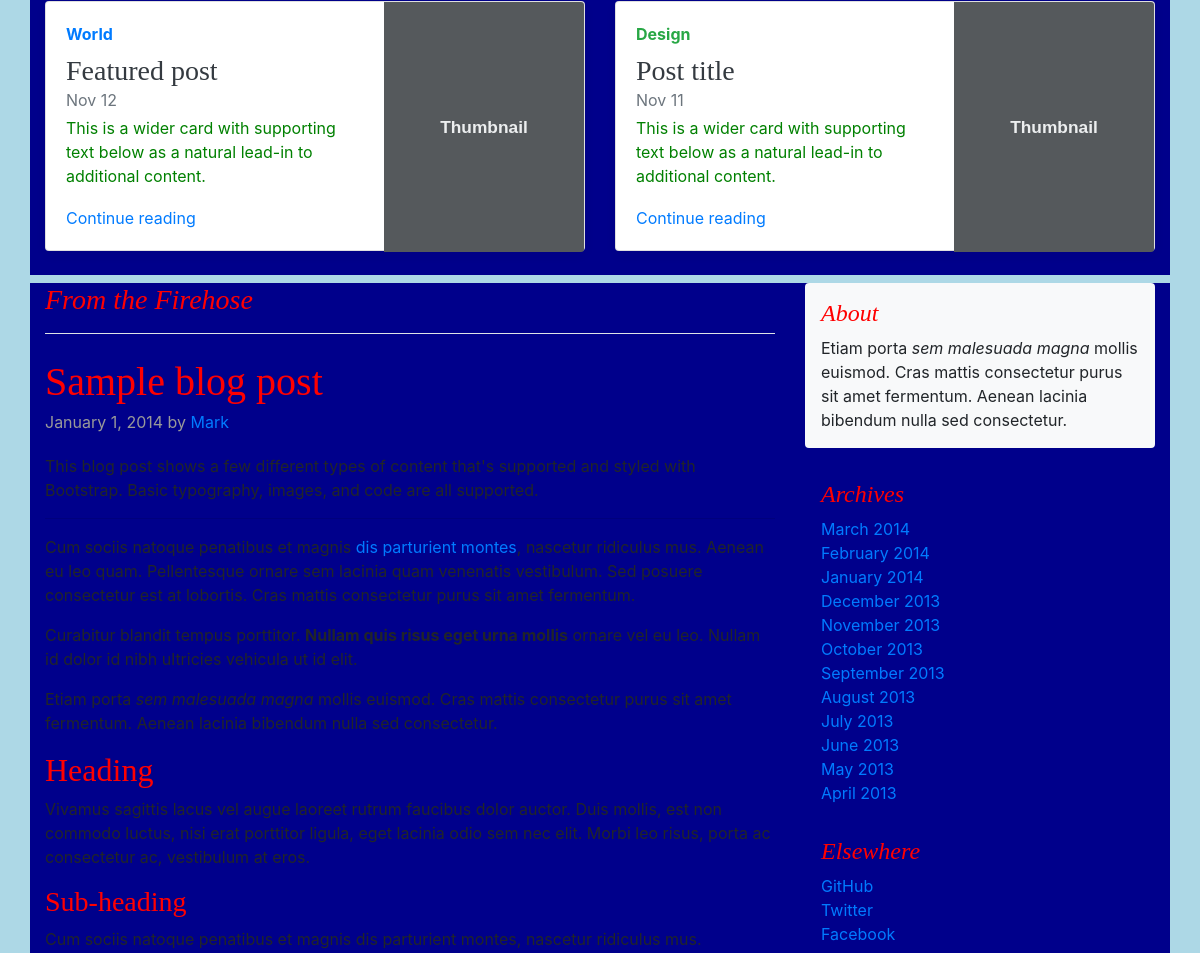
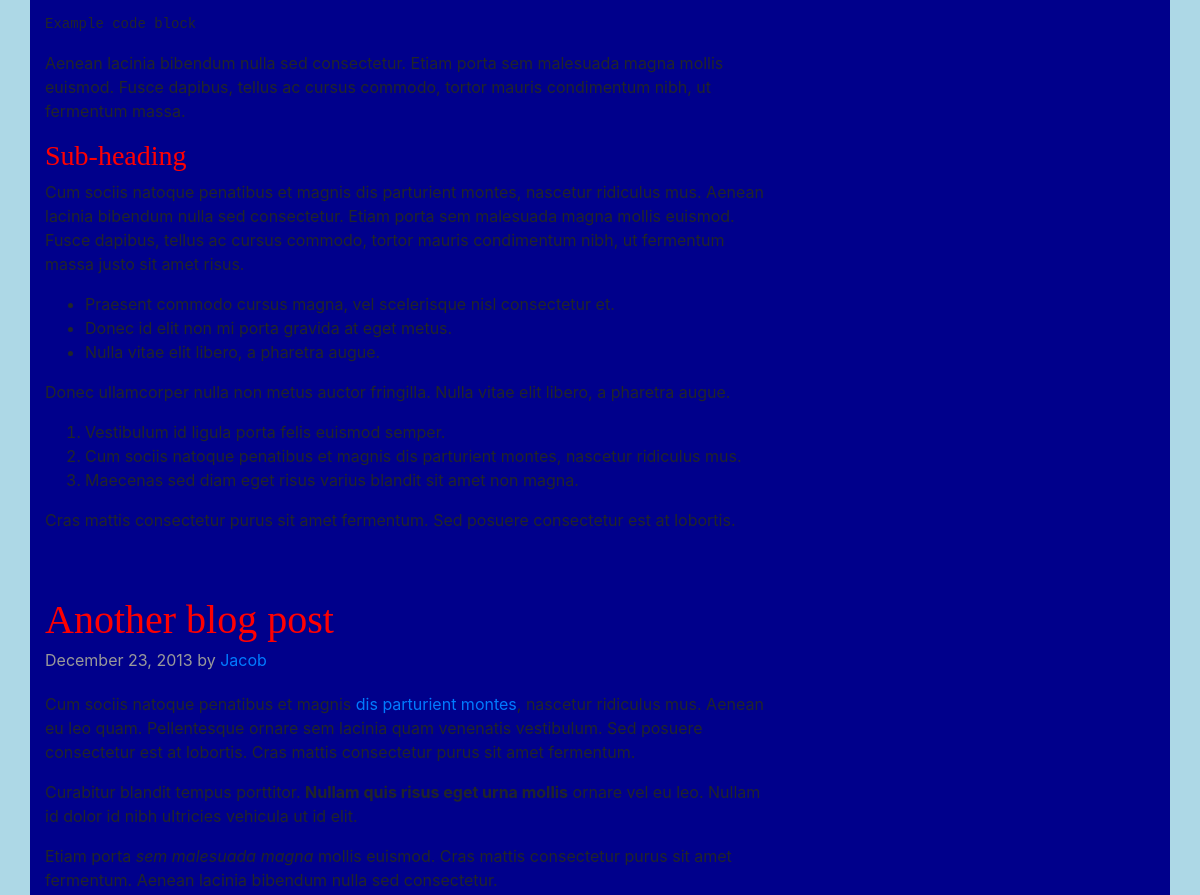
Before: / (middle part) with the older database file (2 pictures, top to bottom).
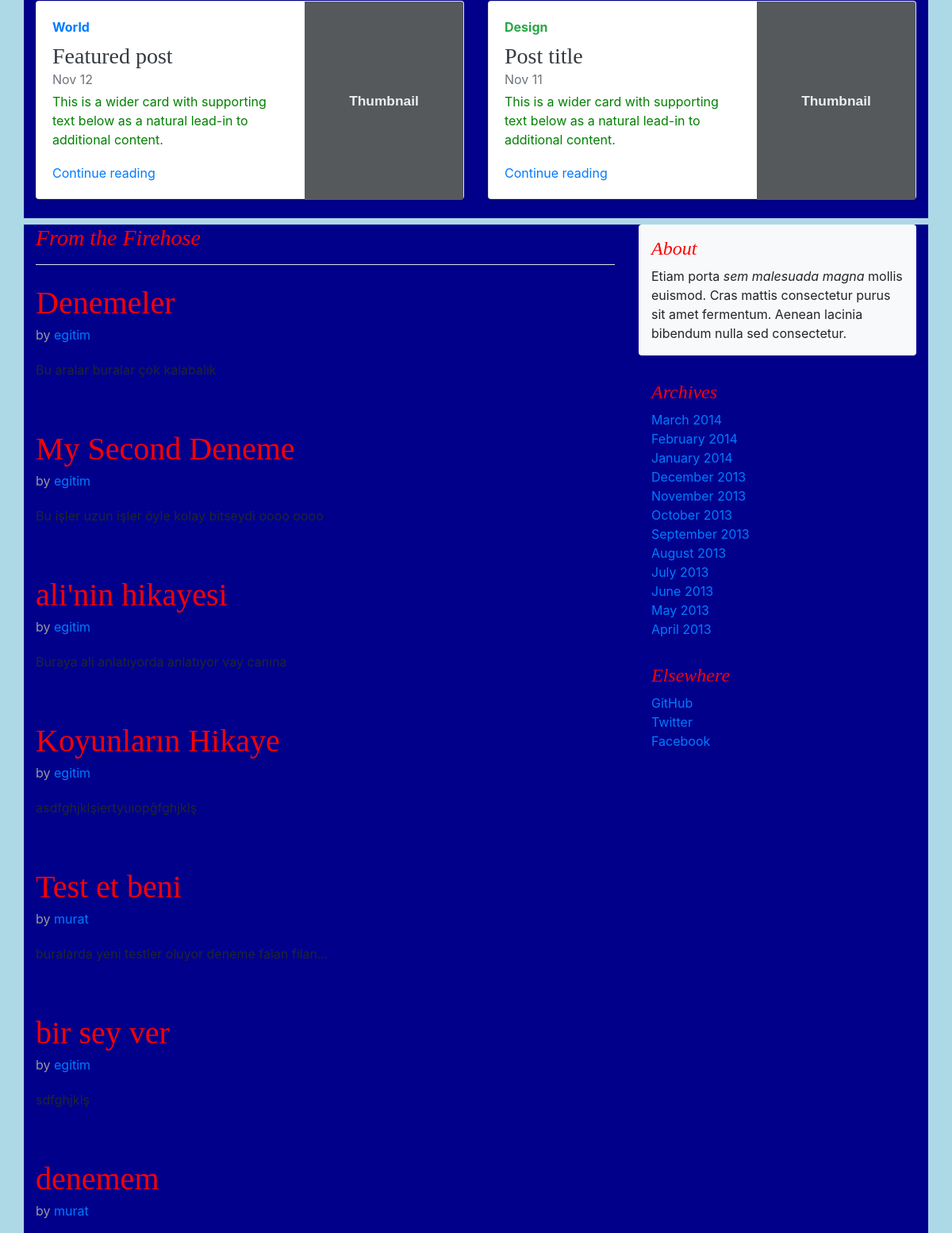
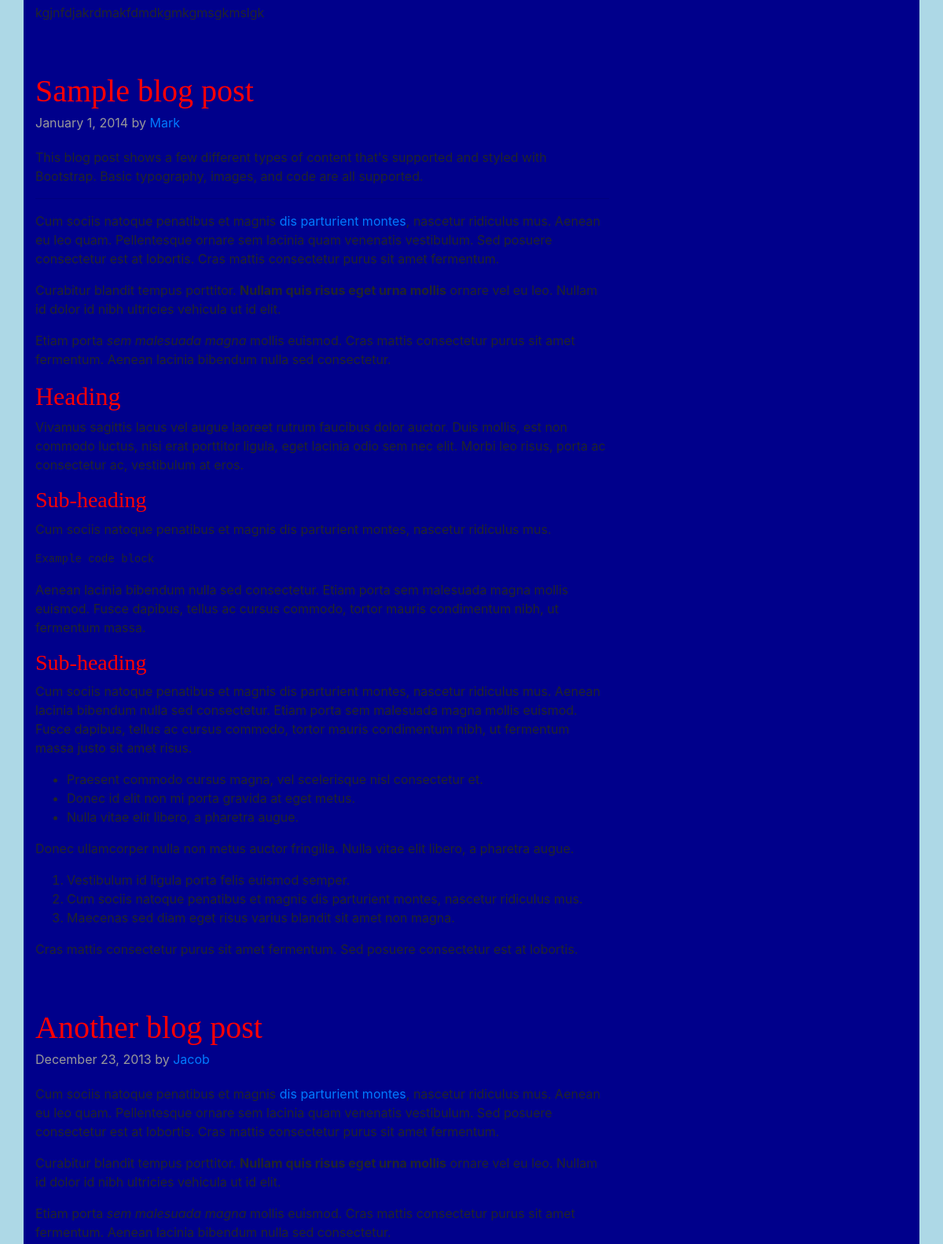
After: the same page with the newer database file (2 pictures, top to bottom).
### blog/models.py (models this page shows, shortened)
class Blog(models.Model):
    slug = models.SlugField(max_length=80, null=True, blank=True, help_text=u"Link otomatik alinir, Lutfen Degistirmeyiniz!")
    title = models.CharField(max_length=255, null=True, blank=True)
    author = models.ForeignKey(AUTH_USER_MODEL)
    content = models.TextField(help_text='Bu Alan Bos Birakilamaz!')
    create_time = models.DateTimeField(auto_now_add=True)
    update_time = models.DateTimeField(auto_now_add=True)
    image = models.ImageField(upload_to='BlogResimleri/%Y/%m/%d', default='BlogResimleri/blog.png')
    video = models.FileField(upload_to='Videos/%Y/%m/%d', blank=True)
    link = models.URLField(blank=True)

### users/models.py (models this page shows)
class User(AbstractUser):
    adres = models.CharField(max_length=255, null=True, blank=True)
    telefon = models.CharField(max_length=255, null=True, blank=True)
    biografi = models.TextField()
    github = models.URLField()
    linkedin = models.URLField()
    resim = models.ImageField(upload_to='KullaniciResimleri/%Y/%m/%d', default='KullaniciResimleri/resim.png')

### blog/views.py (the view)
# urls.py: url(r'^$', views.index , name='index'),
def index(request):
    posts = Blog.objects.filter(create_time__lte=timezone.now()).order_by('create_time')
    return render(request, 'index.html',{'posts': posts})

### templates/index.html (shortened to what this page needs)
{% load staticfiles %}
<html lang="tr">
  <head>
    <link href="/static/dist/css/bootstrap.min.css" rel="stylesheet">
    <link href="/static/blog.css" rel="stylesheet">
  </head>
  <body>
    <div class="container">
      <div class="row mb-2">
        <div class="col-md-6">
          <div class="card flex-md-row mb-4 box-shadow h-md-250">
            <div class="card-body d-flex flex-column align-items-start">
              <strong class="d-inline-block mb-2 text-primary">World</strong>
              <h3 class="mb-0">
                <a class="text-dark" href="#">Featured post</a>
              </h3>
              <div class="mb-1 text-muted">Nov 12</div>
              <p class="card-text mb-auto">This is a wider card with supporting text below as a natural lead-in to additional content.</p>
              <a href="#">Continue reading</a>
            </div>
            <img class="card-img-right flex-auto d-none d-md-block" data-src="holder.js/200x250?theme=thumb" alt="Card image cap">
          </div>
        </div>
        <div class="col-md-6">
          <div class="card flex-md-row mb-4 box-shadow h-md-250">
            <div class="card-body d-flex flex-column align-items-start">
              <strong class="d-inline-block mb-2 text-success">Design</strong>
              <h3 class="mb-0">
                <a class="text-dark" href="#">Post title</a>
              </h3>
              <div class="mb-1 text-muted">Nov 11</div>
              <p class="card-text mb-auto">This is a wider card with supporting text below as a natural lead-in to additional content.</p>
              <a href="#">Continue reading</a>
            </div>
            <img class="card-img-right flex-auto d-none d-md-block" data-src="holder.js/200x250?theme=thumb" alt="Card image cap">
          </div>
        </div>
      </div>
    </div>
    <main role="main" class="container">
      <div class="row">
        <div class="col-md-8 blog-main">
          <h3 class="pb-3 mb-4 font-italic border-bottom">
            From the Firehose
          </h3>
          {% for i in posts %}
          <div class="blog-post">
            <a href="{%url 'detay' i.slug%}">
                <h2 class="blog-post-title">
                    {{i.title}}
                </h2>
            </a>
            <p class="blog-post-meta">{{i.create_date}} by <a href="#">{{i.author}}</a></p>
            <p>{{i.content}}</p>
          </div>
          {% endfor %}
          <div class="blog-post">
            <h2 class="blog-post-title">Sample blog post</h2>
            <p class="blog-post-meta">January 1, 2014 by <a href="#">Mark</a></p>
            <p>This blog post shows a few different types of content that's supported and styled with Bootstrap. Basic typography, images, and code are all supported.</p>
            <hr>
            <p>Cum sociis natoque penatibus et magnis <a href="#">dis parturient montes</a>, nascetur ridiculus mus. Aenean eu leo quam. Pellentesque ornare sem lacinia quam venenatis vestibulum. Sed posuere consectetur est at lobortis. Cras mattis consectetur purus sit amet fermentum.</p>
            <blockquote>
              <p>Curabitur blandit tempus porttitor. <strong>Nullam quis risus eget urna mollis</strong> ornare vel eu leo. Nullam id dolor id nibh ultricies vehicula ut id elit.</p>
            </blockquote>
            <p>Etiam porta <em>sem malesuada magna</em> mollis euismod. Cras mattis consectetur purus sit amet fermentum. Aenean lacinia bibendum nulla sed consectetur.</p>
            <h2>Heading</h2>
            <p>Vivamus sagittis lacus vel augue laoreet rutrum faucibus dolor auctor. Duis mollis, est non commodo luctus, nisi erat porttitor ligula, eget lacinia odio sem nec elit. Morbi leo risus, porta ac consectetur ac, vestibulum at eros.</p>
            <h3>Sub-heading</h3>
            <p>Cum sociis natoque penatibus et magnis dis parturient montes, nascetur ridiculus mus.</p>
            <pre><code>Example code block</code></pre>
            <p>Aenean lacinia bibendum nulla sed consectetur. Etiam porta sem malesuada magna mollis euismod. Fusce dapibus, tellus ac cursus commodo, tortor mauris condimentum nibh, ut fermentum massa.</p>
            <h3>Sub-heading</h3>
            <p>Cum sociis natoque penatibus et magnis dis parturient montes, nascetur ridiculus mus. Aenean lacinia bibendum nulla sed consectetur. Etiam porta sem malesuada magna mollis euismod. Fusce dapibus, tellus ac cursus commodo, tortor mauris condimentum nibh, ut fermentum massa justo sit amet risus.</p>
            <ul>
              <li>Praesent commodo cursus magna, vel scelerisque nisl consectetur et.</li>
              <li>Donec id elit non mi porta gravida at eget metus.</li>
              <li>Nulla vitae elit libero, a pharetra augue.</li>
            </ul>
            <p>Donec ullamcorper nulla non metus auctor fringilla. Nulla vitae elit libero, a pharetra augue.</p>
            <ol>
              <li>Vestibulum id ligula porta felis euismod semper.</li>
              <li>Cum sociis natoque penatibus et magnis dis parturient montes, nascetur ridiculus mus.</li>
              <li>Maecenas sed diam eget risus varius blandit sit amet non magna.</li>
            </ol>
            <p>Cras mattis consectetur purus sit amet fermentum. Sed posuere consectetur est at lobortis.</p>
          </div>
          <div class="blog-post">
            <h2 class="blog-post-title">Another blog post</h2>
            <p class="blog-post-meta">December 23, 2013 by <a href="#">Jacob</a></p>
            <p>Cum sociis natoque penatibus et magnis <a href="#">dis parturient montes</a>, nascetur ridiculus mus. Aenean eu leo quam. Pellentesque ornare sem lacinia quam venenatis vestibulum. Sed posuere consectetur est at lobortis. Cras mattis consectetur purus sit amet fermentum.</p>
            <blockquote>
              <p>Curabitur blandit tempus porttitor. <strong>Nullam quis risus eget urna mollis</strong> ornare vel eu leo. Nullam id dolor id nibh ultricies vehicula ut id elit.</p>
            </blockquote>
            <p>Etiam porta <em>sem malesuada magna</em> mollis euismod. Cras mattis consectetur purus sit amet fermentum. Aenean lacinia bibendum nulla sed consectetur.</p>
          </div>
        </div>
        <aside class="col-md-4 blog-sidebar">
          <div class="p-3 mb-3 bg-light rounded">
            <h4 class="font-italic">About</h4>
            <p class="mb-0">Etiam porta <em>sem malesuada magna</em> mollis euismod. Cras mattis consectetur purus sit amet fermentum. Aenean lacinia bibendum nulla sed consectetur.</p>
          </div>
          <div class="p-3">
            <h4 class="font-italic">Archives</h4>
            <ol class="list-unstyled mb-0">
              <li><a href="#">March 2014</a></li>
              <li><a href="#">February 2014</a></li>
              <li><a href="#">January 2014</a></li>
              <li><a href="#">December 2013</a></li>
              <li><a href="#">November 2013</a></li>
              <li><a href="#">October 2013</a></li>
              <li><a href="#">September 2013</a></li>
              <li><a href="#">August 2013</a></li>
              <li><a href="#">July 2013</a></li>
              <li><a href="#">June 2013</a></li>
              <li><a href="#">May 2013</a></li>
              <li><a href="#">April 2013</a></li>
            </ol>
          </div>
          <div class="p-3">
            <h4 class="font-italic">Elsewhere</h4>
            <ol class="list-unstyled">
              <li><a href="#">GitHub</a></li>
              <li><a href="#">Twitter</a></li>
              <li><a href="#">Facebook</a></li>
            </ol>
          </div>
        </aside>
      </div>
    </main>
  </body>
</html>

### static/blog.css (style rules this page uses)
body { background-color: lightblue; }
.container { background-color: darkblue; }
.col-md-6 { color: green; }
h1, h2, h3, h4, h5, h6 { font-family: "Playfair Display", Georgia, "Times New Roman", serif; color: red; }
.card-img-right { height: 100%; border-radius: 0 3px 3px 0; }
.flex-auto { -ms-flex: 0 0 auto; -webkit-box-flex: 0; flex: 0 0 auto; }
@media (min-width: 768px) { .h-md-250 { height: 250px; } }
.border-bottom { border-bottom: 1px solid #e5e5e5; }
.box-shadow { box-shadow: 0 .25rem .75rem rgba(0, 0, 0, .05); }
.blog-post { font-color: green; margin-bottom: 4rem; }
.blog-post-title { margin-bottom: .25rem; font-size: 2.5rem; }
.blog-post-meta { margin-bottom: 1.25rem; color: #999; }

Changed rows visible on the page:
added Blog: title "Denemeler", author "egitim", content "Bu aralar buralar çok kalabalık"
added Blog: title "My Second Deneme", author "egitim", content "Bu işler uzun işler öyle kolay bitseydi oooo oooo"
added Blog: title "ali'nin hikayesi", author "egitim", content "Buraya ali anlatıyorda anlatıyor vay canına"
added Blog: title "Koyunların Hikaye", author "egitim", content "asdfghjklşiertyuıopğfghjklş"
added Blog: title "Test et beni", author "murat", content "buralarda yeni testler oluyor deneme falan filan..."
added Blog: title "bir sey ver", author "egitim", content "sdfghjklş"
added Blog: title "denemem", author "murat", content "kgjnfdjakrdmakfdmdkgmkgmsgkmslgk"
